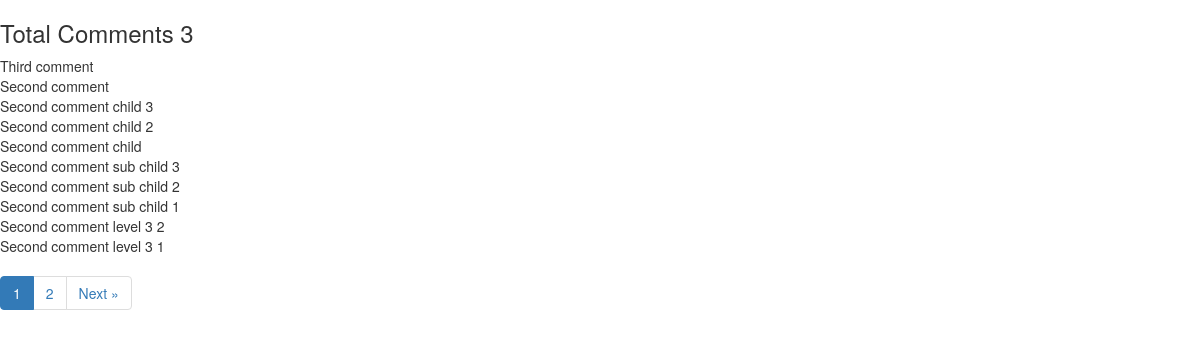
The page / on the database its author committed.
### tables this page shows
CREATE TABLE IF NOT EXISTS `comments` (
  `id` int(11) NOT NULL AUTO_INCREMENT,
  `parent_id` int(11) DEFAULT '0',
  `comment` text,
  `post_id` int(11) DEFAULT NULL,
  `created_at` timestamp NULL DEFAULT CURRENT_TIMESTAMP,
  PRIMARY KEY (`id`)
);

### pagination.class.php (the view, shortened to what this page needs)
<?php
class Comments_Paginator
{
    protected $totalItems;
    protected $numPages;
    protected $itemsPerPage;
    protected $currentPage;
    protected $urlPattern;
    protected $maxPagesToShow = 10;
    protected $nextText = 'Next';
    protected $table = 'comments';
    protected $post_id_col = 'post_id';
    protected $parent_id_col = 'parent_id';
    protected $conn;
    protected $post_id;
    public function __construct($conn, $post_id, $param = [])
    {
        $this->conn = $conn;
        $this->post_id = $post_id;
        $this->totalItems = $this->getTotalComments($this->post_id);
        $this->itemsPerPage = $param['itemsPerPage'] ?? 25;
        $this->currentPage = $param['currentPage'] ?? 1;
        $this->urlPattern = $param['urlPattern'] ?? "?page=(:num)";
    }
    public function getComments()
    {
		$childComments = $this->_getComments(
			$this->post_id,
			"AND ({$this->parent_id_col} != 0 AND {$this->parent_id_col} IS NOT NULL)"
		);
		$currentPage = $this->currentPage ?? 1;
		$itemsPerPage = $this->itemsPerPage ?? 25;
		$offset = ($currentPage - 1) * $itemsPerPage;
		$parentComments = $this->_getComments(
			$this->post_id,
			"AND ({$this->parent_id_col} = 0 OR {$this->parent_id_col} IS NULL)",
			" LIMIT {$offset}, {$itemsPerPage}"
		);
		foreach ($parentComments as $comment) {
			$comment['childs'] = $this->buildTree($childComments, $comment['id']);
			$comments[] = $comment;
		}
		return $comments;
    }
    public function getTotalComments($post_id, $where = "")
    {
    	$mysqli = $this->conn;
		$result = $mysqli->query(
			"SELECT COUNT(*) AS count FROM {$this->table} WHERE 1=1 AND {$this->post_id_col} = {$post_id} AND ({$this->parent_id_col} = 0 OR {$this->parent_id_col} IS NULL) {$where}"
		);
		$total_comments = $result->fetch_object()->count;
		return $total_comments;
    }
    public function _getComments($post_id, $where = "", $limit = "")
    {
    	$mysqli = $this->conn;
		$where = " WHERE 1=1 AND {$this->post_id_col} = {$post_id} {$where}";
		$sql = "SELECT * FROM {$this->table} {$where} ORDER BY id DESC";
		$sql .= " {$limit}";
		$result = $mysqli->query($sql);
		$comments = [];
		while ($row = $result->fetch_assoc()) {
			$comments[] = $row;
		}
		return $comments;
    }
    public function buildTree(array $rows, $parent_id = 0) {
	    $tree = array();
	    foreach ($rows as $row) {
	        if ( $row[ $this->parent_id_col ] == $parent_id ) {
	            $childs = $this->buildTree($rows, $row['id']);
	            if (!empty($childs)) {
	                $row['childs'] = $childs;
	            }
	            $tree[] = $row;
	        }
	    }
	    return $tree;
	}
    public function getCommentsHtml()
    {
    	$comments = $this->getComments();
    	$html = "<h3>Total Comments {$this->totalItems}</h3>";
    	$html .= "<div class=\"comments\">";
    	foreach ($comments as $key => $comment) {
    		$html .= $this->getCommentHtml($comment, 1);
    	}
    	$html .= "</div>";
		return $html;
    }
    public function getCommentHtml($comment, $level = 1)
    {
    	$has_childs = !empty($comment['childs']);
    	$class = $has_childs ? "with-childs" : "without-childs";
    	$html = "<div class=\"comment-item comment-level-{$level} {$class}\" id=\"comment-{$comment['id']}\">";
    	$html .= "<div class=\"comment-text\">{$comment['comment']}</div>";
    	if( $has_childs ) {
    		$html .= "<div class=\"comment-child comment-child-level-{$level}\" id=\"comment-child-{$comment['id']}\">";
	    	foreach ($comment['childs'] as $key => $child) {
	    		$html .= $this->getCommentHtml($child, $level + 1);
	    	}
	    	$html .= "</div>";
    	}
    	$html .= "</div>";
		return $html;
    }
	public function getLinks()
    {
        return $this->toHtml();
    }
    protected function updateNumPages()
    {
        $this->numPages = ($this->itemsPerPage == 0 ? 0 : (int) ceil($this->totalItems/$this->itemsPerPage));
    }
    public function getPageUrl($pageNum)
    {
        return str_replace(self::NUM_PLACEHOLDER, $pageNum, $this->urlPattern);
    }
    public function getNextPage()
    {
        if ($this->currentPage < $this->numPages) {
            return $this->currentPage + 1;
        }
        return null;
    }
    public function getPrevPage()
    {
        return null;
    }
    public function getNextUrl()
    {
        return $this->getPageUrl($this->getNextPage());
    }
    public function getPrevUrl()
    {
        if (!$this->getPrevPage()) {
            return null;
        }
        return $this->getPageUrl($this->getPrevPage());
    }
    public function getPages()
    {
        $pages = array();
        if ($this->numPages <= $this->maxPagesToShow) {
            for ($i = 1; $i <= $this->numPages; $i++) {
                $pages[] = $this->createPage($i, $i == $this->currentPage);
            }
        }
        return $pages;
    }
    protected function createPage($pageNum, $isCurrent = false)
    {
        return array(
            'num' => $pageNum,
            'url' => $this->getPageUrl($pageNum),
            'isCurrent' => $isCurrent,
        );
    }
    public function toHtml()
    {
        $html = '<ul class="pagination">';
        foreach ($this->getPages() as $page) {
            if ($page['url']) {
                $html .= '<li' . ($page['isCurrent'] ? ' class="active"' : '') . '><a href="' . htmlspecialchars($page['url']) . '">' . htmlspecialchars($page['num']) . '</a></li>';
            } else {
                $html .= '<li class="disabled"><span>' . htmlspecialchars($page['num']) . '</span></li>';
            }
        }
        if ($this->getNextUrl()) {
            $html .= '<li><a href="' . htmlspecialchars($this->getNextUrl()) . '">'. $this->nextText .' &raquo;</a></li>';
        }
        $html .= '</ul>';
        return $html;
    }
}

### index.php (shortened to what this page needs)
<?php
require_once "pagination.class.php";
$post_id = 1;
$paginator = new Comments_Paginator($mysqli, $post_id, [
	'urlPattern' => '?page=(:num)',
	'currentPage' => isset($_GET['page']) ? $_GET['page'] : 1,
	'itemsPerPage' => 2,
]);
?>
<html>
  <head>
    <link rel="stylesheet" href="//maxcdn.bootstrapcdn.com/bootstrap/3.2.0/css/bootstrap.min.css">
  </head>
  <body>
    <?php
    	echo $paginator->getCommentsHtml();
      echo $paginator->getLinks();
    ?>
  </body>
</html>

### rows shown on the page
comments: comment "Third comment"
comments: comment "Second comment"
comments: comment "Second comment child 3"
comments: comment "Second comment child 2"
comments: comment "Second comment child"
comments: comment "Second comment sub child 3"
comments: comment "Second comment sub child 2"
comments: comment "Second comment sub child 1"
comments: comment "Second comment level 3 2"
comments: comment "Second comment level 3 1"

### other values the page prints
$this->totalItems "3"
$page['num'] "1"
$page['num'] "2"
$this->nextText "Next"
